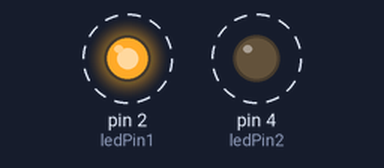
Recording of a sketch running on a simulated Arduino Uno, built with avr-gcc and run on an emulated ATmega328P. Parts: output pins drawn as LEDs (lit = HIGH). Dashed ring = blinking. What the sketch prints to the serial monitor is not drawn.

Above: at 0.5 s.
Timing chart, 0 to 4.6 s (numbered marks = the images above):
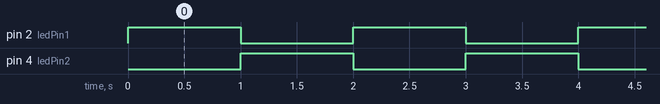

Measured:
- by itself, pin 2 (ledPin1), pin 4 (ledPin2): alternates HIGH for 1.0 s and LOW for 1.0 s

The sketch:

1.2.ino
```cpp
// 定义两个LED引脚
const int ledPin1 = 2;   // GPIO 2
const int ledPin2 = 4;   // GPIO 4

void setup() {
  Serial.begin(115200);

  // 将两个LED引脚都设置为输出模式
  pinMode(ledPin1, OUTPUT);
  pinMode(ledPin2, OUTPUT);
}

void loop() {
  // LED1亮，LED2灭
  digitalWrite(ledPin1, HIGH);
  digitalWrite(ledPin2, LOW);
  Serial.println("LED1 ON, LED2 OFF");
  delay(1000);

  // LED1灭，LED2亮
  digitalWrite(ledPin1, LOW);
  digitalWrite(ledPin2, HIGH);
  Serial.println("LED1 OFF, LED2 ON");
  delay(1000);
}
```
